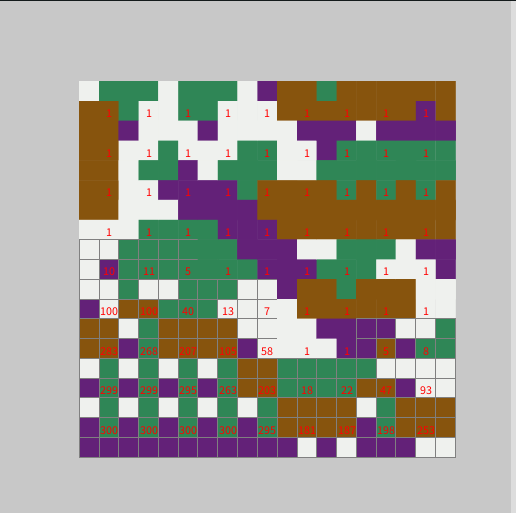

The Python source for this figure:
from itertools import product
from functools import lru_cache
from random import shuffle, choice

import pickle

C = {0: color(100), 1: color(0, 100, 0), 2: color(0, 0, 100)}

SPACING, MARGIN = 0.66, 50
M_SIZE = 60
CORNER_POS = list(product((-1, 0, 1), repeat=2))

modules = {}

debug = {}

def setup():
    size(512, 512)
    rect_mode(CENTER)
    text_align(CENTER, CENTER)
    #with open('out3x3.k', 'rb') as f:
    with open('b.k', 'rb') as f:
        patterns = pickle.load(f)
    
    positions = product(range(9), repeat=2) 
    for pos in positions:
            ptts = list(patterns) #[:]#; shuffle(ptts)
            m = Module(pos, ptts)
            modules[pos] = m
            
def draw():
    global change
    change = False
    background(200)
    for k, v in modules.items():
        v.plot()
        v.update_nbs()
    if not change:
        collapse_next()

class Module:
    def __init__(self, pos, vals):
        self.pos = pos
        self.vals = vals
        self.x = M_SIZE + self.pos[0] * M_SIZE * SPACING + MARGIN
        self.y = M_SIZE + self.pos[1] * M_SIZE * SPACING + MARGIN
                
    def plot(self):
        stroke(128)
        push()
        if len(self.vals) == 1:
            no_stroke()
        for k, v in enumerate(self.vals):
            pattern = list(v)
            for k, (i, j) in enumerate(CORNER_POS):
                xo, yo =  i * M_SIZE / 3, j * M_SIZE / 3
                v = pattern.pop()
                fill(v)
                square(self.x + xo, self.y + yo, M_SIZE / 3)
                fill(255, 0, 0)
                #text(k, self.x + xo, self.y + yo)
            text(len(self.vals), self.x, self.y)
        pop()
        
    def update_nbs(self):
        for ni, nj in NBS_UDLR:
            si, sj = self.pos
            nb = modules.get((si + ni, sj + nj))
            if nb and len(nb.vals) > 1:
                self.trim_nb(nb, ni, nj)
                
    def trim_nb(self, nb, ni, nj):
        global change
        for nv in reversed(nb.vals):
            if not match(tuple(self.vals), nv, ni, nj):
                nb.vals.remove(nv)
                change = True
               
@lru_cache               
def match(svals, nv, ni, nj):
    return any(map(lambda sv: nbs_check(ni, nj, sv, nv), svals))

@lru_cache               
def nbs_check(ni, nj, sv, nv):
    return NBS_CHECK[(ni, nj)](sv, nv)


NBS_UDLR = ((0, -1), (0, 1), (-1, 0), (1, 0))
TL, TM, TR = 0, 3, 6
ML, MM, MR = 1, 4, 7
BL, BM, BR = 2, 5, 8
NBS_CHECK = {
  ( 0,  1): (lambda s, o: s[TL] == o[BL] and s[TR] == o[BR] and s[TM] == o[BM]),
  ( 0, -1): (lambda s, o: s[BL] == o[TL] and s[BR] == o[TR] and s[BM] == o[TM]),
  ( 1,  0): (lambda s, o: s[TL] == o[TR] and s[BL] == o[BR] and s[ML] == o[MR]),
  (-1,  0): (lambda s, o: s[TR] == o[TL] and s[BR] == o[BL] and s[MR] == o[ML]),
}

        
def key_pressed():
    if key == 'r':
        for m in modules.values():
            shuffle(m.vals)
    if key == 'q':
        collapse_random()

def collapse_next():
        uncollapsed = sorted((m for m in modules.values() if len(m.vals) > 1),
                             key=lambda m:len(m.vals))                             
        if uncollapsed:
            m = uncollapsed[0]
            m.vals[:] = [choice(m.vals)]
        else:
            no_loop()
            print('done')

        
        
